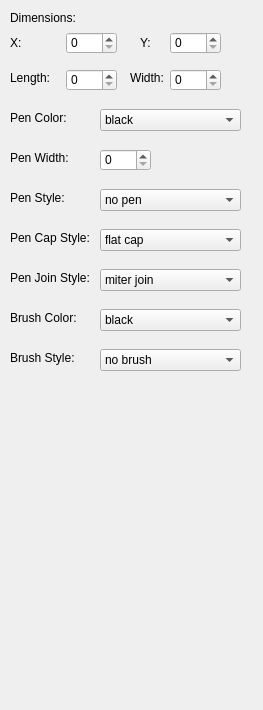
    <widget class="QWidget" name="Rectangle">
     <attribute name="title">
      <string>Rectangle</string>
     </attribute>
     <widget class="QWidget" name="Form_1" native="true">
      <property name="geometry">
       <rect>
        <x>0</x>
        <y>0</y>
        <width>254</width>
        <height>701</height>
       </rect>
      </property>
      <property name="autoFillBackground">
       <bool>true</bool>
      </property>
      <widget class="QLabel" name="Name_1">
       <property name="geometry">
        <rect>
         <x>10</x>
         <y>10</y>
         <width>71</width>
         <height>16</height>
        </rect>
       </property>
       <property name="text">
        <string>Dimensions:</string>
       </property>
      </widget>
      <widget class="QSpinBox" name="x_1">
       <property name="geometry">
        <rect>
         <x>66</x>
         <y>32</y>
         <width>51</width>
         <height>22</height>
        </rect>
       </property>
      </widget>
      <widget class="QSpinBox" name="y_1">
       <property name="geometry">
        <rect>
         <x>170</x>
         <y>32</y>
         <width>51</width>
         <height>22</height>
        </rect>
       </property>
      </widget>
      <widget class="QSpinBox" name="length_1">
       <property name="geometry">
        <rect>
         <x>66</x>
         <y>69</y>
         <width>51</width>
         <height>22</height>
        </rect>
       </property>
      </widget>
      <widget class="QLabel" name="Length_1">
       <property name="geometry">
        <rect>
         <x>10</x>
         <y>70</y>
         <width>51</width>
         <height>16</height>
        </rect>
       </property>
       <property name="text">
        <string>Length:</string>
       </property>
      </widget>
      <widget class="QLabel" name="X_1">
       <property name="geometry">
        <rect>
         <x>10</x>
         <y>35</y>
         <width>16</width>
         <height>16</height>
        </rect>
       </property>
       <property name="text">
        <string>X:</string>
       </property>
      </widget>
      <widget class="QLabel" name="Y_1">
       <property name="geometry">
        <rect>
         <x>140</x>
         <y>35</y>
         <width>10</width>
         <height>16</height>
        </rect>
       </property>
       <property name="text">
        <string>Y:</string>
       </property>
      </widget>
      <widget class="QLabel" name="PenColor_1">
       <property name="geometry">
        <rect>
         <x>10</x>
         <y>110</y>
         <width>61</width>
         <height>16</height>
        </rect>
       </property>
       <property name="text">
        <string>Pen Color:</string>
       </property>
      </widget>
      <widget class="QComboBox" name="penColorValue_1">
       <property name="geometry">
        <rect>
         <x>100</x>
         <y>109</y>
         <width>141</width>
         <height>22</height>
        </rect>
       </property>
       <item>
        <property name="text">
         <string>black</string>
        </property>
       </item>
       <item>
        <property name="text">
         <string>white</string>
        </property>
       </item>
       <item>
        <property name="text">
         <string>dark gray</string>
        </property>
       </item>
       <item>
        <property name="text">
         <string>gray</string>
        </property>
       </item>
       <item>
        <property name="text">
         <string>light gray</string>
        </property>
       </item>
       <item>
        <property name="text">
         <string>red</string>
        </property>
       </item>
       <item>
        <property name="text">
         <string>green</string>
        </property>
       </item>
       <item>
        <property name="text">
         <string>blue</string>
        </property>
       </item>
       <item>
        <property name="text">
         <string>cyan</string>
        </property>
       </item>
       <item>
        <property name="text">
         <string>magenta</string>
        </property>
       </item>
       <item>
        <property name="text">
         <string>yellow</string>
        </property>
       </item>
       <item>
        <property name="text">
         <string>dark red</string>
        </property>
       </item>
       <item>
        <property name="text">
         <string>dark green</string>
        </property>
       </item>
       <item>
        <property name="text">
         <string>dark blue</string>
        </property>
       </item>
       <item>
        <property name="text">
         <string>dark cyan</string>
        </property>
       </item>
       <item>
        <property name="text">
         <string>dark magenta</string>
        </property>
       </item>
       <item>
        <property name="text">
         <string>dark yellow</string>
        </property>
       </item>
       <item>
        <property name="text">
         <string>tranparent</string>
        </property>
       </item>
      </widget>
      <widget class="QLabel" name="PenWidth_1">
       <property name="geometry">
        <rect>
         <x>10</x>
         <y>150</y>
         <width>71</width>
         <height>16</height>
        </rect>
       </property>
       <property name="text">
        <string>Pen Width:</string>
       </property>
      </widget>
      <widget class="QLabel" name="PenStyle_1">
       <property name="geometry">
        <rect>
         <x>10</x>
         <y>190</y>
         <width>71</width>
         <height>16</height>
        </rect>
       </property>
       <property name="text">
        <string>Pen Style:</string>
       </property>
      </widget>
      <widget class="QLabel" name="PenCapStyle_1">
       <property name="geometry">
        <rect>
         <x>10</x>
         <y>230</y>
         <width>101</width>
         <height>16</height>
        </rect>
       </property>
       <property name="text">
        <string>Pen Cap Style:</string>
       </property>
      </widget>
      <widget class="QLabel" name="PenJoinStyle_1">
       <property name="geometry">
        <rect>
         <x>10</x>
         <y>270</y>
         <width>101</width>
         <height>16</height>
        </rect>
       </property>
       <property name="text">
        <string>Pen Join Style:</string>
       </property>
      </widget>
      <widget class="QLabel" name="BrushColor_1">
       <property name="geometry">
        <rect>
         <x>10</x>
         <y>310</y>
         <width>101</width>
         <height>16</height>
        </rect>
       </property>
       <property name="text">
        <string>Brush Color:</string>
       </property>
      </widget>
      <widget class="QLabel" name="BrushStyle_1">
       <property name="geometry">
        <rect>
         <x>10</x>
         <y>350</y>
         <width>101</width>
         <height>16</height>
        </rect>
       </property>
       <property name="text">
        <string>Brush Style:</string>
       </property>
      </widget>
      <widget class="QComboBox" name="penStyleValue_1">
       <property name="geometry">
        <rect>
         <x>100</x>
         <y>189</y>
         <width>141</width>
         <height>22</height>
        </rect>
       </property>
       <item>
        <property name="text">
         <string>no pen</string>
        </property>
       </item>
       <item>
        <property name="text">
         <string>solid line</string>
        </property>
       </item>
       <item>
        <property name="text">
         <string>dash line</string>
        </property>
       </item>
       <item>
        <property name="text">
         <string>dot line</string>
        </property>
       </item>
       <item>
        <property name="text">
         <string>dash dot line</string>
        </property>
       </item>
       <item>
        <property name="text">
         <string>dash dot dot line</string>
        </property>
       </item>
      </widget>
      <widget class="QComboBox" name="penJoinStyleValue_1">
       <property name="geometry">
        <rect>
         <x>100</x>
         <y>269</y>
         <width>141</width>
         <height>22</height>
        </rect>
       </property>
       <item>
        <property name="text">
         <string>miter join</string>
        </property>
       </item>
       <item>
        <property name="text">
         <string>bevel join</string>
        </property>
       </item>
       <item>
        <property name="text">
         <string>round join</string>
        </property>
       </item>
      </widget>
      <widget class="QComboBox" name="brushColorValue_1">
       <property name="geometry">
        <rect>
         <x>100</x>
         <y>309</y>
         <width>141</width>
         <height>22</height>
        </rect>
       </property>
       <item>
        <property name="text">
         <string>black</string>
        </property>
       </item>
       <item>
        <property name="text">
         <string>white</string>
        </property>
       </item>
       <item>
        <property name="text">
         <string>dark gray</string>
        </property>
       </item>
       <item>
        <property name="text">
         <string>gray</string>
        </property>
       </item>
       <item>
        <property name="text">
         <string>light gray</string>
        </property>
       </item>
       <item>
        <property name="text">
         <string>red</string>
        </property>
       </item>
       <item>
        <property name="text">
         <string>green</string>
        </property>
       </item>
       <item>
        <property name="text">
         <string>blue</string>
        </property>
       </item>
       <item>
        <property name="text">
         <string>cyan</string>
        </property>
       </item>
       <item>
        <property name="text">
         <string>magenta</string>
        </property>
       </item>
       <item>
        <property name="text">
         <string>yellow</string>
        </property>
       </item>
       <item>
        <property name="text">
         <string>dark red</string>
        </property>
       </item>
       <item>
        <property name="text">
         <string>dark green</string>
        </property>
       </item>
       <item>
        <property name="text">
         <string>dark blue</string>
        </property>
       </item>
       <item>
        <property name="text">
         <string>dark cyan</string>
        </property>
       </item>
       <item>
        <property name="text">
         <string>dark magenta</string>
        </property>
       </item>
       <item>
        <property name="text">
         <string>dark yellow</string>
        </property>
       </item>
       <item>
        <property name="text">
         <string>tranparent</string>
        </property>
       </item>
      </widget>
      <widget class="QComboBox" name="brushStyleValue_1">
       <property name="geometry">
        <rect>
         <x>100</x>
         <y>349</y>
         <width>141</width>
         <height>22</height>
        </rect>
       </property>
       <item>
        <property name="text">
         <string>no brush</string>
        </property>
       </item>
       <item>
        <property name="text">
         <string>solid pattern</string>
        </property>
       </item>
       <item>
        <property name="text">
         <string>dense 1 pattern</string>
        </property>
       </item>
       <item>
        <property name="text">
         <string>dense 2 pattern</string>
        </property>
       </item>
       <item>
        <property name="text">
         <string>dense 3 pattern</string>
        </property>
       </item>
       <item>
        <property name="text">
         <string>dense 4 pattern</string>
        </property>
       </item>
       <item>
        <property name="text">
         <string>dense 5 pattern</string>
        </property>
       </item>
       <item>
        <property name="text">
         <string>dense 6 pattern</string>
        </property>
       </item>
       <item>
        <property name="text">
         <string>dense 7 pattern</string>
        </property>
       </item>
       <item>
        <property name="text">
         <string>hor pattern</string>
        </property>
       </item>
       <item>
        <property name="text">
         <string>ver pattern</string>
        </property>
       </item>
       <item>
        <property name="text">
         <string>cross pattern</string>
        </property>
       </item>
       <item>
        <property name="text">
         <string>bdiag pattern</string>
        </property>
       </item>
       <item>
        <property name="text">
         <string>fdiag pattern</string>
        </property>
       </item>
       <item>
        <property name="text">
         <string>diag cross pattern</string>
        </property>
       </item>
       <item>
        <property name="text">
         <string>linear gradient pattern</string>
        </property>
       </item>
       <item>
        <property name="text">
         <string>conical gradient pattern</string>
        </property>
       </item>
       <item>
        <property name="text">
         <string>radia gradient pattern</string>
        </property>
       </item>
      </widget>
      <widget class="QComboBox" name="penCapStyleValue_1">
       <property name="geometry">
        <rect>
         <x>100</x>
         <y>229</y>
         <width>141</width>
         <height>22</height>
        </rect>
       </property>
       <item>
        <property name="text">
         <string>flat cap</string>
        </property>
       </item>
       <item>
        <property name="text">
         <string>square cap</string>
        </property>
       </item>
       <item>
        <property name="text">
         <string>round cap</string>
        </property>
       </item>
      </widget>
      <widget class="QSpinBox" name="penWidthValue_1">
       <property name="geometry">
        <rect>
         <x>100</x>
         <y>149</y>
         <width>51</width>
         <height>22</height>
        </rect>
       </property>
      </widget>
      <widget class="QSpinBox" name="width_1">
       <property name="geometry">
        <rect>
         <x>170</x>
         <y>69</y>
         <width>51</width>
         <height>22</height>
        </rect>
       </property>
      </widget>
      <widget class="QLabel" name="Width_1">
       <property name="geometry">
        <rect>
         <x>130</x>
         <y>70</y>
         <width>41</width>
         <height>16</height>
        </rect>
       </property>
       <property name="text">
        <string>Width:</string>
       </property>
      </widget>
     </widget>
    </widget>
